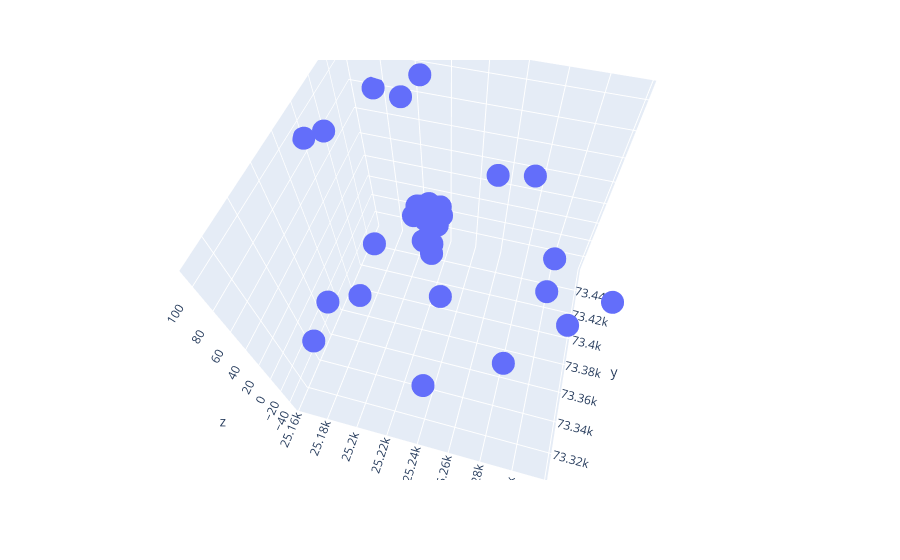

The code cell stored with this chart in its notebook:
### Code cell
# plt.imshow(weights[0])
# plt.imshow(weights2[0])
sampled_points.shape

i = 0
t = 1

s = 0

px.scatter_3d(x = sampled_points[i, t, :, s + 0],  y = sampled_points[i, t, :, s + 1], z = sampled_points[i, t, :, s + 2])
